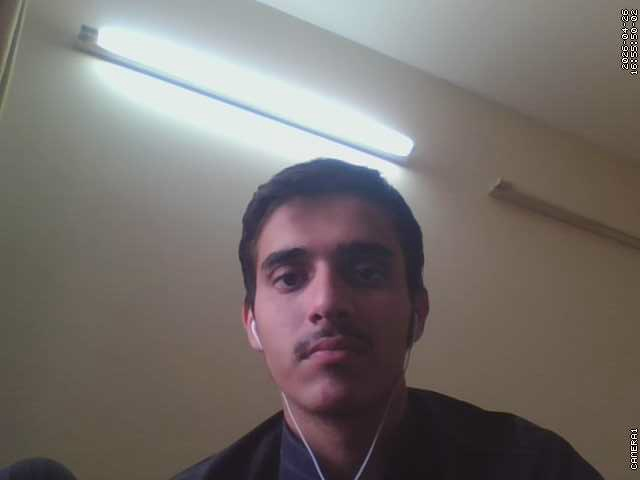
//> input picture test.jpg, 640 x 480 px
$ ./recognize   (built with g++ and OpenCV 4)
//> lines starting //> are read from the running program, lines starting //| are printed output that depends on the picture
#include <opencv2/opencv.hpp>
#include <opencv2/face.hpp>
#include <iostream>

using namespace cv;
using namespace cv::face;
using namespace std;

int main() {
    // 1. Load the model
    Ptr<LBPHFaceRecognizer> model = LBPHFaceRecognizer::create();
    try {
        model->read("../model/face_model.xml");
    } catch (...) {
        cout << "Recognized Student ID: Unknown | Confidence: 0.0" << endl;
        return -1;
    }

    // 2. Load the test image (captured by Dialog1)
    Mat img = imread("../test.jpg", IMREAD_GRAYSCALE);
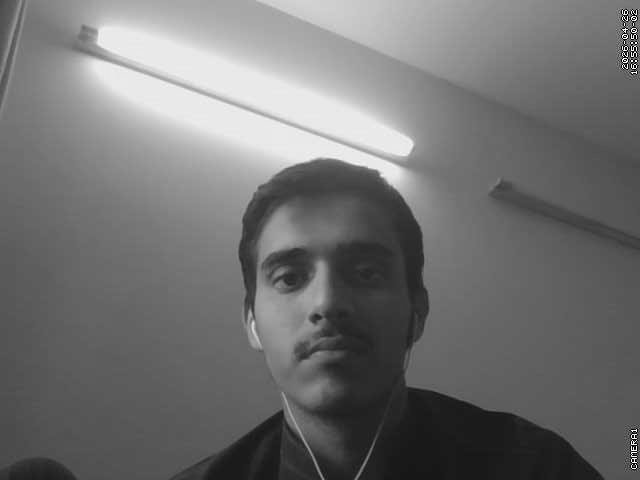
//> img: 480 rows x 640 cols, CV_8UC1; min 0, max 255, mean 113.3
    if (img.empty()) {
        cout << "Recognized Student ID: Unknown" << endl;
        return -1;
    }

    // 3. CRITICAL: Normalize lighting to match the Training data
    equalizeHist(img, img);
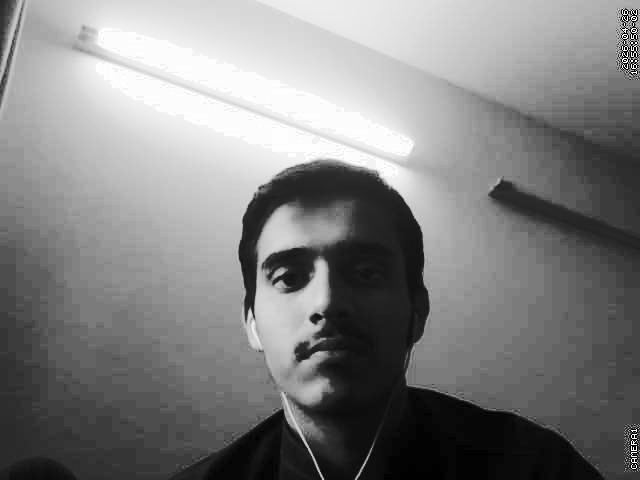
//> img: 480 rows x 640 cols, CV_8UC1; min 0, max 255, mean 128.7

    // 4. Detect Face
    CascadeClassifier faceCascade;
    faceCascade.load("../haarcascade_frontalface_default.xml");
    vector<Rect> faces;
    faceCascade.detectMultiScale(img, faces, 1.1, 5);
//> faces = 1 Rect (x, y, width, height): [223, 194, 201, 201]

    if (faces.empty()) {
        cout << "Recognized Student ID: Unknown" << endl;
        return 0;
    }

    // 5. Predict
    Mat face = img(faces[0]);
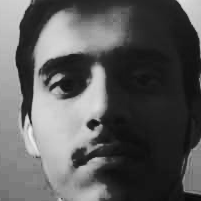
//> face: 201 rows x 201 cols, CV_8UC1; min 7, max 238, mean 90.8
    resize(face, face, Size(200, 200));
//> face: 200 rows x 200 cols, CV_8UC1

    int label = -1;
    double confidence = 0.0;
    model->predict(face, label, confidence);
//> label = 0; confidence = 87.65

    // 6. Output for Dialog1 to read
    if (label != -1) {
        cout << "Recognized Student ID: " << label << endl;
//| Recognized Student ID: 0
    } else {
        cout << "Recognized Student ID: Unknown" << endl;
    }

    return 0;
}
